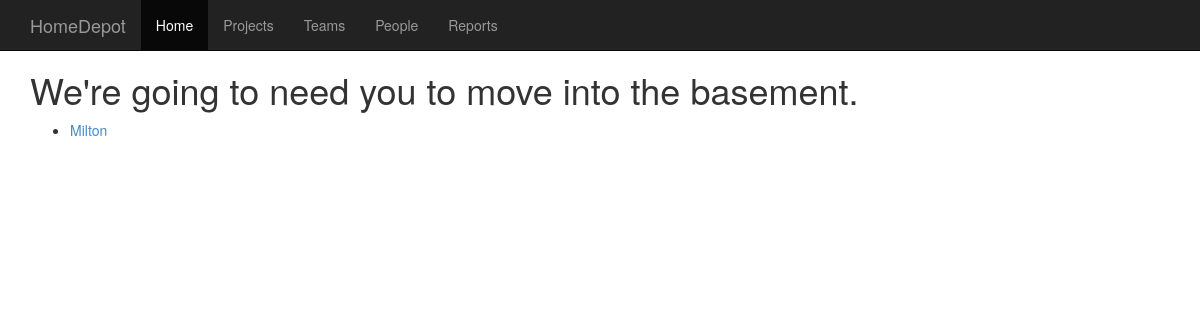
Before: /person/ with the older database file.
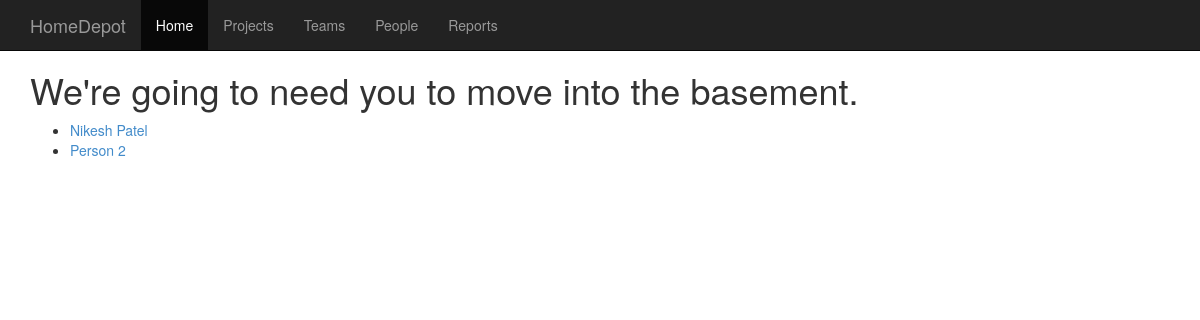
After: the same page with the newer database file.
### status_app/models.py (models this page shows, shortened)
class Person(models.Model):
    name = models.CharField(max_length=128, unique=True)
    corpid = models.CharField(max_length=10)

### status_app/views.py (the view)
def person_list(request):
    context = RequestContext(request)
    people_list = Person.objects.all()
    template="status_app/person/list.html"
    params={'people': people_list}
    return render_to_response(template, params, context)

### status_app/templates/status_app/person/list.html
{% extends "status_app/theme.html" %}
{% block content %}
             <h1>We're going to need you to move into the basement.</h1>
        {% if people %}
            <ul>
                {% for person in people %}
                <li><a href="/person/{{ person.id }}">{{ person.name }}</a></li>
                {% endfor %}
            </ul>
        {% else %}
            <strong>There are no people present.</strong>
        {% endif %}
   {% endblock %}

Changed rows visible on the page:
changed Person: name "Milton" → "Nikesh Patel"
added Person: name "Person 2"
